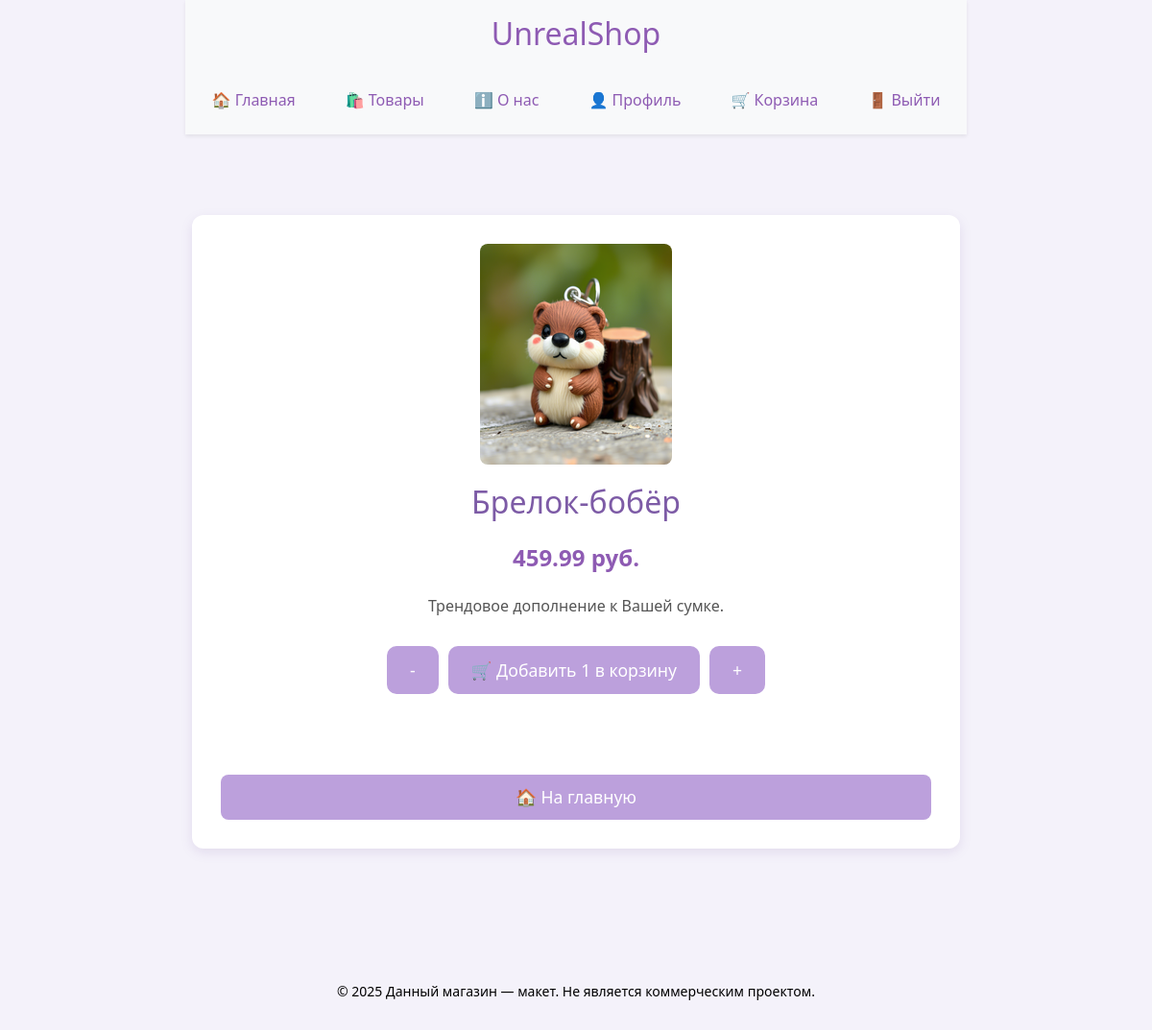
The page /product/6 (signed in) on the database its author committed.
### website/models.py (models this page shows)
class Product(db.Model):
    id = db.Column(db.Integer, primary_key=True)
    name = db.Column(db.String(100), nullable=False)
    price = db.Column(db.Float, nullable=False)
    description = db.Column(db.Text)
    image = db.Column(db.String(200))
    category = db.Column(db.String(50), nullable=False)

class CartItem(db.Model):
    id = db.Column(db.Integer, primary_key=True)
    user_id = db.Column(db.Integer, db.ForeignKey('user.id'), nullable=False)  # Только для авторизованных
    product_id = db.Column(db.Integer, db.ForeignKey('product.id'), nullable=False)
    quantity = db.Column(db.Integer, default=1)
    product = db.relationship('Product', backref='cart_items')

### website/views.py (the view)
@views.route('/product/<int:product_id>')
def product(product_id):
    product = Product.query.get_or_404(product_id)
    cart_item = None  # по умолчанию значение
    if current_user.is_authenticated:
        cart_item = CartItem.query.filter_by(user_id=current_user.id, product_id=product.id).first()
    else:
        cart = session.get('cart', {})
        in_cart = str(product.id) in cart
        return render_template('product.html', product=product, in_cart=in_cart)
    return render_template('product.html', product=product, cart_item=cart_item)

### website/__init__.py (called while the page is built)
def create_app():
    app = Flask(__name__, static_folder='../static')
    app.secret_key = 'secretKey'
    app.config['SQLALCHEMY_DATABASE_URI'] = 'sqlite:///shop.db'
    app.config['SQLALCHEMY_TRACK_MODIFICATIONS'] = False
    db.init_app(app)
    migrate.init_app(app, db)  # Если используете Flask-Migrate
    from .views import views
    from .auth import auth
    app.register_blueprint(views)
    app.register_blueprint(auth)
    with app.app_context():
        db.create_all()  # Создаёт таблицы при запуске приложения
    login_manager = LoginManager()
    login_manager.login_view = 'auth.login'
    login_manager.init_app(app)
    @login_manager.user_loader
    def load_user(user_id):
        return User.query.get(int(user_id))
    return app

### website/templates/product.html (shortened to what this page needs)
{% extends "base.html" %}
{% block content %}
<div class="product-page">
    <div class="product-details">
        <img src="{{ url_for('static', filename=product.image) }}" alt="{{ product.name }}">
        <h2>{{ product.name }}</h2>
        <p class="price">{{ product.price | round(2) }} руб.</p>
        <p class="description">{{ product.description }}</p>
        {% if current_user.is_authenticated %}
            {% if cart_item %}
                <div class="quantity-controls" style="display: flex; align-items: center; justify-content: center; gap: 10px;">
                    <form action="{{ url_for('views.decrease_quantity', product_id=product.id) }}" method="POST">
                        <button type="submit" class="btn">-</button>
                    </form>
                    <form action="{{ url_for('views.cart') }}">
                        <button type="submit" class="btn">🛒 Добавить {{ cart_item.quantity }} в корзину</button>
                    </form>
                    <form action="{{ url_for('views.add_to_cart', product_id=product.id) }}" method="POST">
                        <button type="submit" class="btn">+</button>
                    </form>
                </div>
            {% else %}
                <form action="{{ url_for('views.add_to_cart', product_id=product.id) }}" method="POST">
                    <button type="submit" class="btn btn-add-to-cart">Добавить в корзину</button>
                </form>
            {% endif %}
        {% else %}
            <a href="{{ url_for('auth.login') }}"><button class="btn btn-login">Войти, чтобы добавить</button></a>
        {% endif %}
        <br><br>
        <a href="{{ url_for('views.home') }}" class="btn btn-back">🏠 На главную</a>
    </div>
</div>
{% endblock %}

### static/css/style.css (style rules this page uses)
body { display: flex; flex-direction: column; align-items: center; justify-content: center; min-height: 100vh; margin: 0; font-family: 'Segoe UI', Tahoma, Geneva, Verdana, sans-serif; background-color: #f4f2fa; color: #7d5ba6; }
h1, h2, h3, h4, a, label, li { color: #7d5ba6; }
p, span { color: #000000; }
.btn { font-size: 1rem; padding: 10px 20px; border-radius: 8px; transition: background-color 0.3s ease; background-color: #bca0dc; color: white; border: none; }
:root { --bs-primary: #8e5bb3; --bs-primary-rgb: 142, 91, 179; }
.product-details p { margin: 6px 0; }
.product-page { display: flex; justify-content: center; padding: 40px; background-color: #f4f2fa; }
.product-details { background-color: white; padding: 30px; border-radius: 12px; box-shadow: 0 4px 12px rgba(125, 91, 166, 0.15); max-width: 800px; text-align: center; width: 100%; }
.product-details img { max-width: 100%; height: auto; border-radius: 8px; margin-bottom: 20px; }
.product-details h2 { font-size: 2rem; color: #7d5ba6; margin-bottom: 20px; }
.product-details .price { font-size: 1.5rem; font-weight: bold; color: #8e5bb3; margin-bottom: 20px; }
.product-details .description { font-size: 1rem; color: #555; margin-bottom: 30px; }
.product-details .btn { font-size: 1.1rem; padding: 12px 24px; border-radius: 10px; width: 100%; cursor: pointer; transition: background-color 0.3s ease; }
.product-details .btn-back { background-color: #bca0dc; color: white; text-decoration: none; padding: 10px 20px; border-radius: 8px; display: inline-block; transition: background-color 0.3s ease; }
.btn { font-size: 1.1rem; padding: 12px 24px; border-radius: 8px; width: 150px; cursor: pointer; transition: background-color 0.3s ease, transform 0.2s ease; }
.btn-back { background-color: #a88ed8; color: white; border: none; }
h2 { font-size: 1.75rem; color: #7d5ba6; margin-bottom: 20px; }
.btn-back { display: inline-block; padding: 10px 20px; margin-top: 20px; background-color: #bca0dc; color: white; border: none; border-radius: 8px; text-decoration: none; font-size: 1rem; transition: background-color 0.3s ease; }

### rows shown on the page
Product: image (picture), name "Брелок-бобёр", price "459.99", description "Трендовое дополнение к Вашей сумке."
CartItem: quantity "1"
